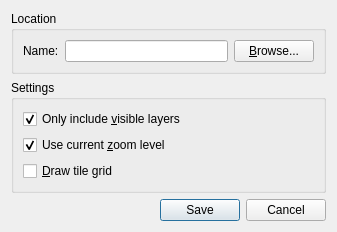
<?xml version="1.0" encoding="UTF-8"?>
<ui version="4.0">
 <class>SaveAsImageDialog</class>
 <widget class="QDialog" name="SaveAsImageDialog">
  <property name="geometry">
   <rect>
    <x>0</x>
    <y>0</y>
    <width>337</width>
    <height>231</height>
   </rect>
  </property>
  <property name="windowTitle">
   <string>Save As Image</string>
  </property>
  <layout class="QVBoxLayout" name="verticalLayout_2">
   <item>
    <widget class="QGroupBox" name="groupBox">
     <property name="title">
      <string>Location</string>
     </property>
     <layout class="QHBoxLayout" name="horizontalLayout">
      <item>
       <widget class="QLabel" name="label">
        <property name="text">
         <string>Name:</string>
        </property>
        <property name="buddy">
         <cstring>fileNameEdit</cstring>
        </property>
       </widget>
      </item>
      <item>
       <widget class="QLineEdit" name="fileNameEdit"/>
      </item>
      <item>
       <widget class="QPushButton" name="browseButton">
        <property name="text">
         <string>&amp;Browse...</string>
        </property>
       </widget>
      </item>
     </layout>
    </widget>
   </item>
   <item>
    <widget class="QGroupBox" name="groupBox_2">
     <property name="title">
      <string>Settings</string>
     </property>
     <layout class="QVBoxLayout" name="verticalLayout">
      <item>
       <widget class="QCheckBox" name="visibleLayersOnly">
        <property name="text">
         <string>Only include &amp;visible layers</string>
        </property>
        <property name="checked">
         <bool>true</bool>
        </property>
       </widget>
      </item>
      <item>
       <widget class="QCheckBox" name="currentZoomLevel">
        <property name="text">
         <string>Use current &amp;zoom level</string>
        </property>
        <property name="checked">
         <bool>true</bool>
        </property>
       </widget>
      </item>
      <item>
       <widget class="QCheckBox" name="drawTileGrid">
        <property name="text">
         <string>&amp;Draw tile grid</string>
        </property>
       </widget>
      </item>
     </layout>
    </widget>
   </item>
   <item>
    <spacer name="verticalSpacer">
     <property name="orientation">
      <enum>Qt::Vertical</enum>
     </property>
     <property name="sizeHint" stdset="0">
      <size>
       <width>20</width>
       <height>0</height>
      </size>
     </property>
    </spacer>
   </item>
   <item>
    <widget class="QDialogButtonBox" name="buttonBox">
     <property name="orientation">
      <enum>Qt::Horizontal</enum>
     </property>
     <property name="standardButtons">
      <set>QDialogButtonBox::Cancel|QDialogButtonBox::Save</set>
     </property>
    </widget>
   </item>
  </layout>
 </widget>
 <resources/>
 <connections>
  <connection>
   <sender>buttonBox</sender>
   <signal>accepted()</signal>
   <receiver>SaveAsImageDialog</receiver>
   <slot>accept()</slot>
   <hints>
    <hint type="sourcelabel">
     <x>227</x>
     <y>186</y>
    </hint>
    <hint type="destinationlabel">
     <x>157</x>
     <y>214</y>
    </hint>
   </hints>
  </connection>
  <connection>
   <sender>buttonBox</sender>
   <signal>rejected()</signal>
   <receiver>SaveAsImageDialog</receiver>
   <slot>reject()</slot>
   <hints>
    <hint type="sourcelabel">
     <x>295</x>
     <y>192</y>
    </hint>
    <hint type="destinationlabel">
     <x>286</x>
     <y>214</y>
    </hint>
   </hints>
  </connection>
 </connections>
</ui>
